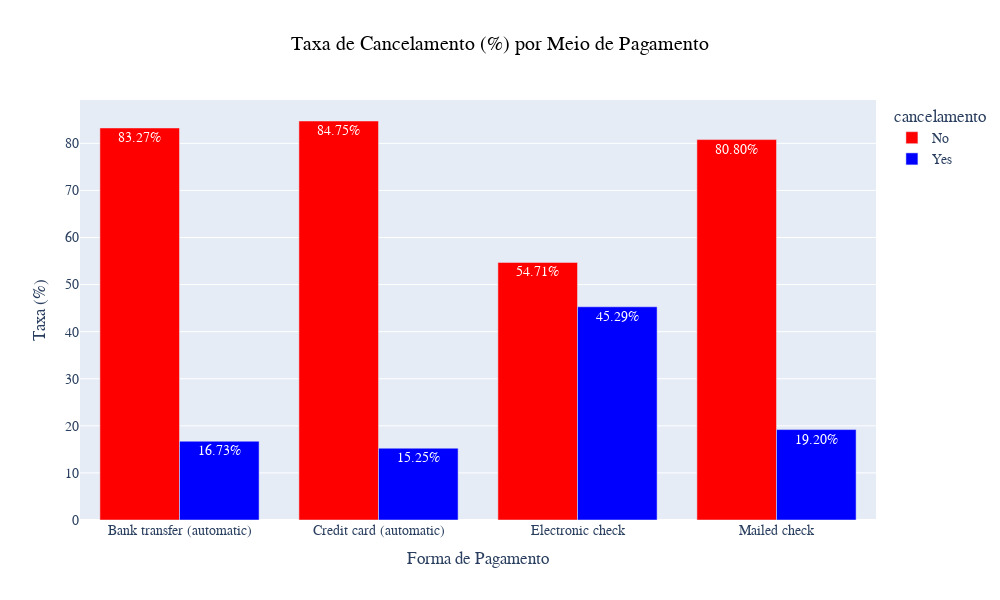

The notebook cell saved with this chart:
### Code cell
fig = px.bar(df_group, x='forma_pagamento', y='porcentagem', color='cancelamento', barmode='group', text='porcentagem', title='Taxa de Cancelamento (%) por Meio de Pagamento',
    color_discrete_map={ #função para decidir as cores de cada valor dentro do nosso gráfico
        'Yes': 'blue',
        'No': 'red'
    }
)

fig.update_traces(texttemplate='%{text:.2f}%') #formatação para porcentagem no rotulo de dados das barras do gráfico
fig.update_layout(
    width=1000,
    height=600,
    font_family='Arial',
    font_size=14,
    title_font_color='black',
    title_x=0.5,
    xaxis_title='Forma de Pagamento',
    yaxis_title='Taxa (%)'
)
fig.show()

### Figure 1 — Plotly figure (JSON) as saved in the notebook; plotly's stock layout.template omitted (floating-point values rounded to 4 significant figures)
{"data": [{"alignmentgroup": "True", "hovertemplate": "cancelamento=No<br>forma_pagamento=%{x}<br>porcentagem=%{text}<extra></extra>", "legendgroup": "No", "marker": {"color": "red", "pattern": {"shape": ""}}, "name": "No", "offsetgroup": "No", "orientation": "v", "showlegend": true, "text": [83.27, 84.75, 54.71, 80.8], "textposition": "auto", "texttemplate": "%{text:.2f}%", "type": "bar", "x": ["Bank transfer (automatic)", "Credit card (automatic)", "Electronic check", "Mailed check"], "xaxis": "x", "y": [83.27, 84.75, 54.71, 80.8], "yaxis": "y"}, {"alignmentgroup": "True", "hovertemplate": "cancelamento=Yes<br>forma_pagamento=%{x}<br>porcentagem=%{text}<extra></extra>", "legendgroup": "Yes", "marker": {"color": "blue", "pattern": {"shape": ""}}, "name": "Yes", "offsetgroup": "Yes", "orientation": "v", "showlegend": true, "text": [16.73, 15.25, 45.29, 19.2], "textposition": "auto", "texttemplate": "%{text:.2f}%", "type": "bar", "x": ["Bank transfer (automatic)", "Credit card (automatic)", "Electronic check", "Mailed check"], "xaxis": "x", "y": [16.73, 15.25, 45.29, 19.2], "yaxis": "y"}], "layout": {"barmode": "group", "font": {"family": "Arial", "size": 14}, "height": 600, "legend": {"title": {"text": "cancelamento"}, "tracegroupgap": 0}, "title": {"font": {"color": "black"}, "text": "Taxa de Cancelamento (%) por Meio de Pagamento", "x": 0.5}, "width": 1000, "xaxis": {"anchor": "y", "domain": [0, 1], "title": {"text": "Forma de Pagamento"}}, "yaxis": {"anchor": "x", "domain": [0, 1], "title": {"text": "Taxa (%)"}}}}
